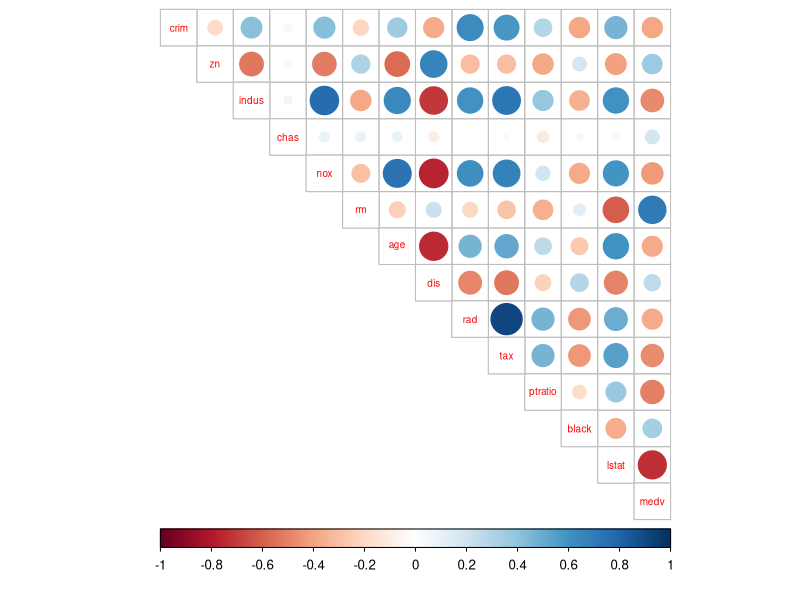
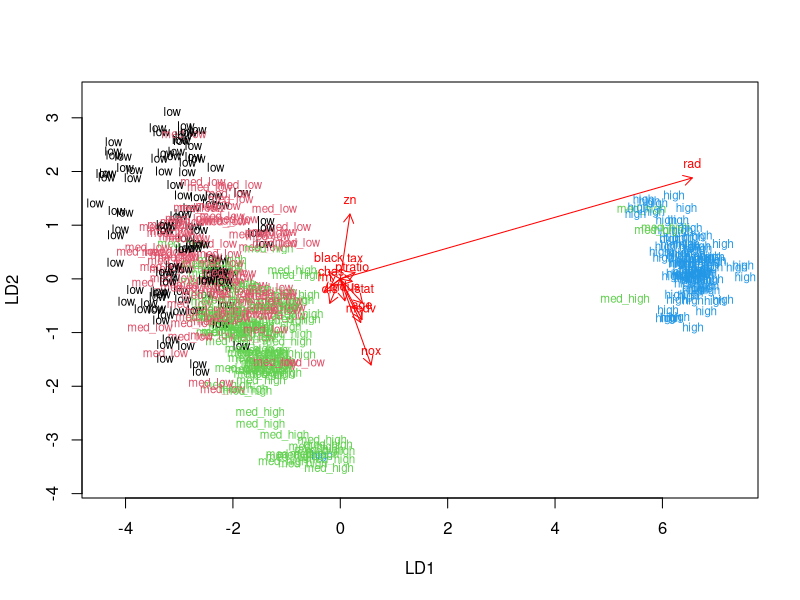
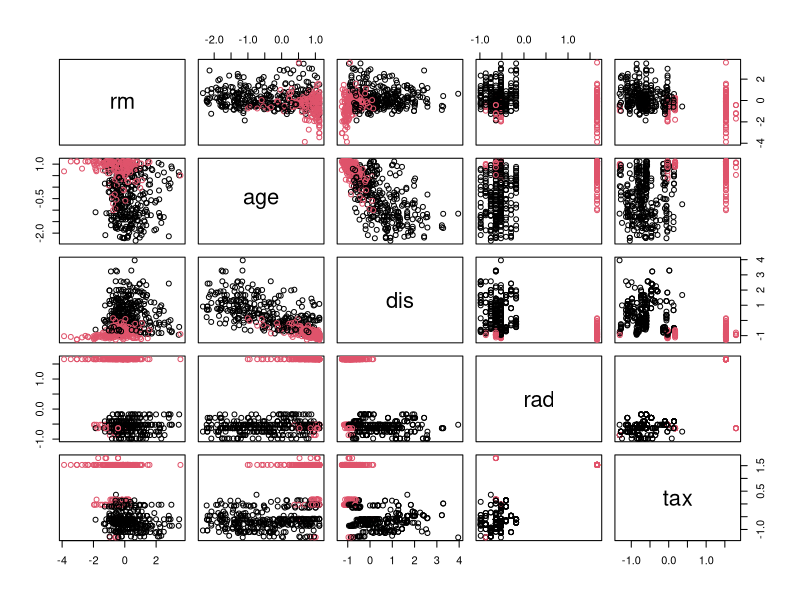
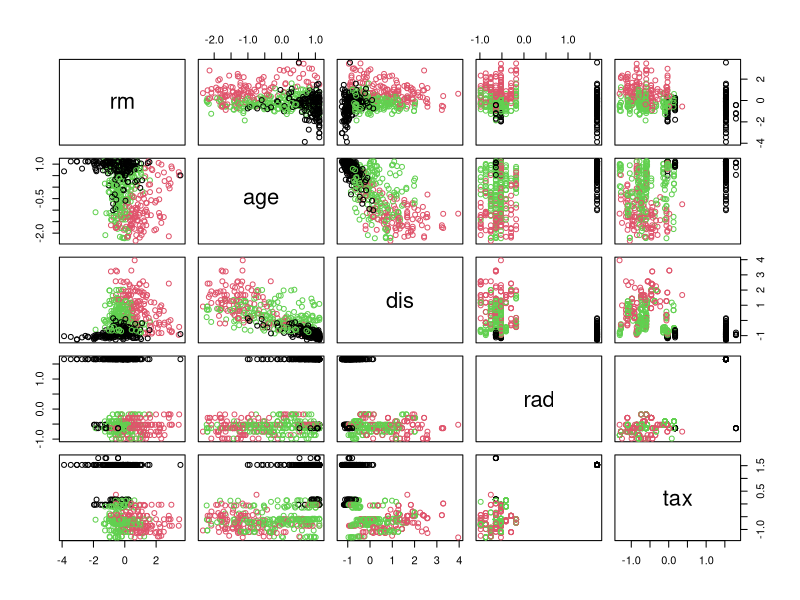

Here is the R script that generated these plots, in order:
## ---- chunk 1
date()
## ---- chunk 2
library(dplyr)
library(ggplot2)
library(tidyr)
library(boot)
library(MASS)
library(corrplot)

# load the data
data(Boston)
head(Boston)

dim(Boston)

## ---- chunk 3
summary(Boston)
## ---- chunk 4

# calculate the correlation matrix and round it
cor_matrix <- cor(Boston) %>% round(digits = 2)

cor_matrix

# visualize the correlation matrix
corrplot(cor_matrix, method="circle", type="upper", cl.pos="b", tl.pos="d", tl.cex = 0.6)
## ---- chunk 5

#centre and standardize variables
boston_scaled <- scale(Boston)

summary(boston_scaled)

boston_scaled <- as.data.frame(boston_scaled)

## ---- chunk 6

# create a quantile vector of crim and print it
bins <- quantile(boston_scaled$crim)

crime <- cut(boston_scaled$crim, breaks = bins, include.lowest = TRUE, labels = c("low","med_low","med_high","high"))

# removing the old crime rate variable
boston_scaled <- dplyr::select(boston_scaled, -crim)

# adding the new categorized crime rate variable to the standardized dataset
boston_scaled <- data.frame(boston_scaled, crime)

# number of rows 
n <- nrow(boston_scaled)

# choosing randomly 80% of the rows
ind <- sample(n,  size = n * 0.8)

# creating the train set
train <- boston_scaled[ind,]

# ... and the test set 
test <- boston_scaled[-ind,]

## ---- chunk 7
# linear discriminant analysis
lda.fit <- lda(crime ~ ., data = train)

# print the lda.fit object
lda.fit
## ---- chunk 8
# making arrows
lda.arrows <- function(x, myscale = 1, arrow_heads = 0.1, color = "red", tex = 0.75, choices = c(1,2)){
  heads <- coef(x)
  arrows(x0 = 0, y0 = 0, 
         x1 = myscale * heads[,choices[1]], 
         y1 = myscale * heads[,choices[2]], col=color, length = arrow_heads)
  text(myscale * heads[,choices], labels = row.names(heads), 
       cex = tex, col=color, pos=3)
}

# target classes as numeric
classes <- as.numeric(train$crime)

# plotting the results with arrows
plot(lda.fit, dimen = 2,col = classes, pch = classes)
lda.arrows(lda.fit, myscale = 2)

## ---- chunk 9
# saving the correct classes from test data
correct_classes <- test$crime

# lastly remove the crime variable from test data
test <- dplyr::select(test, -crime)
## ---- chunk 10
lda.pred <- predict(lda.fit, newdata = test)

table(correct = correct_classes, predicted = lda.pred$class)
## ---- chunk 11
data('Boston')
boston_scaled2 <- scale(Boston)
boston_scaled2 <- as.data.frame(boston_scaled2)

#calculating euclidean distance matrix
dist_eu <- dist(boston_scaled2)
summary(dist_eu)

## ---- chunk 12
km <-kmeans(boston_scaled2, centers = 2)

# plot the Boston dataset with clusters
pairs(boston_scaled2[6:10], col = km$cluster)
## ---- chunk 13
km <-kmeans(boston_scaled2, centers = 3)

# plot the Boston dataset with clusters
pairs(boston_scaled2[6:10], col = km$cluster)
